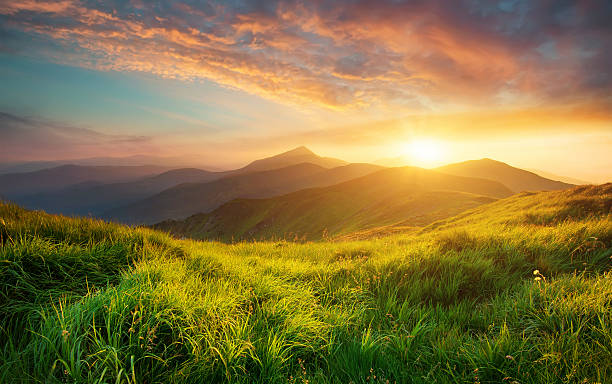
#> input picture sample.jpg, 612 x 384 px
$ python '12. 270-degree rotation clockwise.py'
#> lines starting #> are read from the running program, lines starting #| are printed output that depends on the picture
import cv2
image = cv2.imread("sample.jpg")
#> image is the input picture: shape (384, 612, 3); mean B, G, R 66.6, 117.5, 134.5
flipped_image = cv2.flip(image, 1)
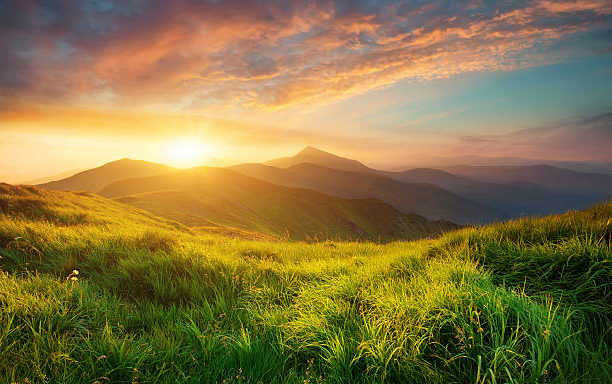
#> flipped_image: shape (384, 612, 3); mean B, G, R 66.6, 117.5, 134.5
rotated_image = cv2.rotate(flipped_image, cv2.ROTATE_90_COUNTERCLOCKWISE)
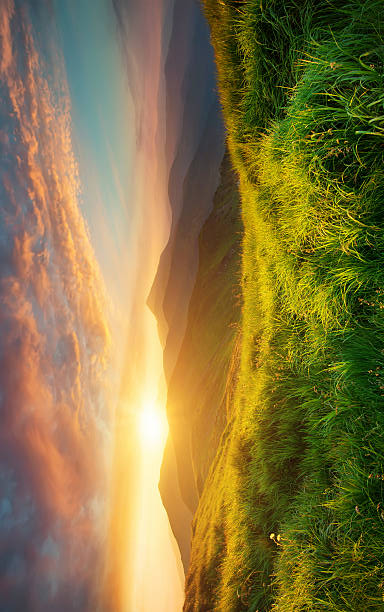
#> rotated_image: shape (612, 384, 3); mean B, G, R 66.6, 117.5, 134.5
cv2.imshow("Original Image", image)
cv2.imshow("Rotated 270-degree Clockwise Along Y-axis", rotated_image)
cv2.imwrite("rotated_image_270.jpg", rotated_image)
cv2.waitKey(0)
cv2.destroyAllWindows()

$ run again, with 28 PROGRAM.png saved as sample.jpg
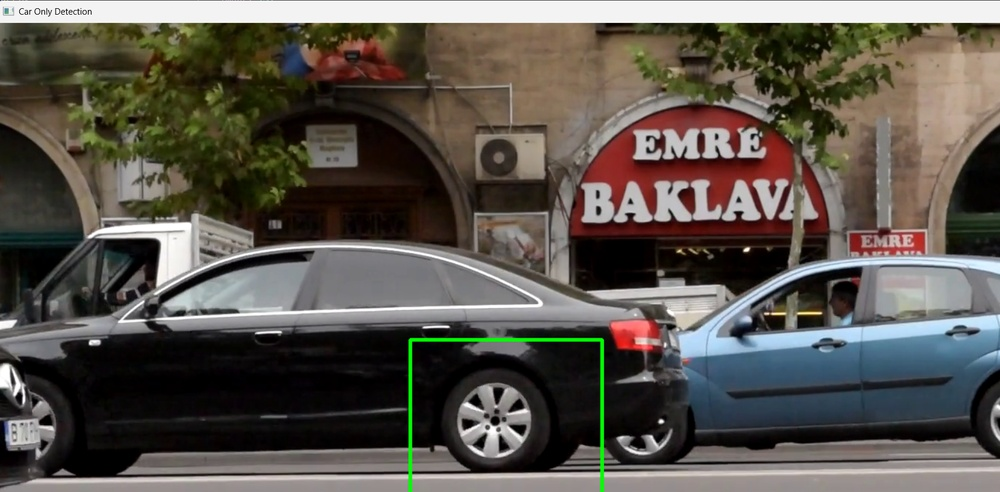
#> input picture 28 PROGRAM.png, 1000 x 492 px, shrunk from 1707 x 839 before the run
#> image is the input picture: shape (492, 1000, 3); mean B, G, R 77.7, 85.1, 90.2
#> `flipped_image = cv2.flip(image, 1)`:
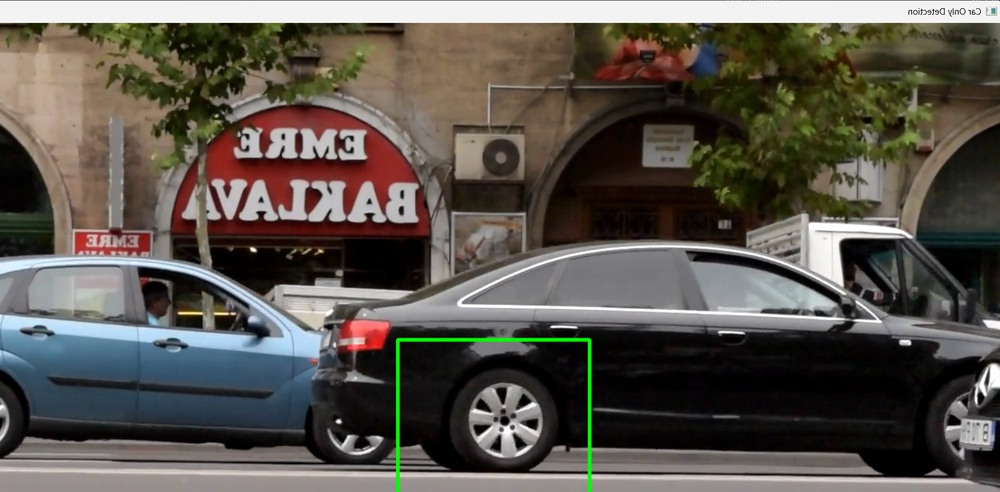
#> flipped_image: shape (492, 1000, 3); mean B, G, R 77.7, 85.1, 90.2
#> `rotated_image = cv2.rotate(flipped_image, cv2.ROTATE_90_COUNTERCLOCKWI..`:
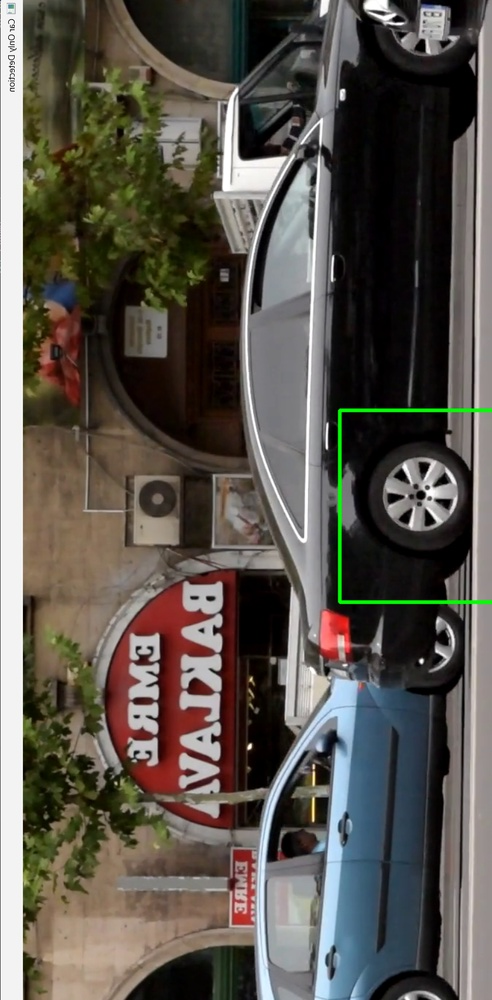
#> rotated_image: shape (1000, 492, 3); mean B, G, R 77.7, 85.1, 90.2
